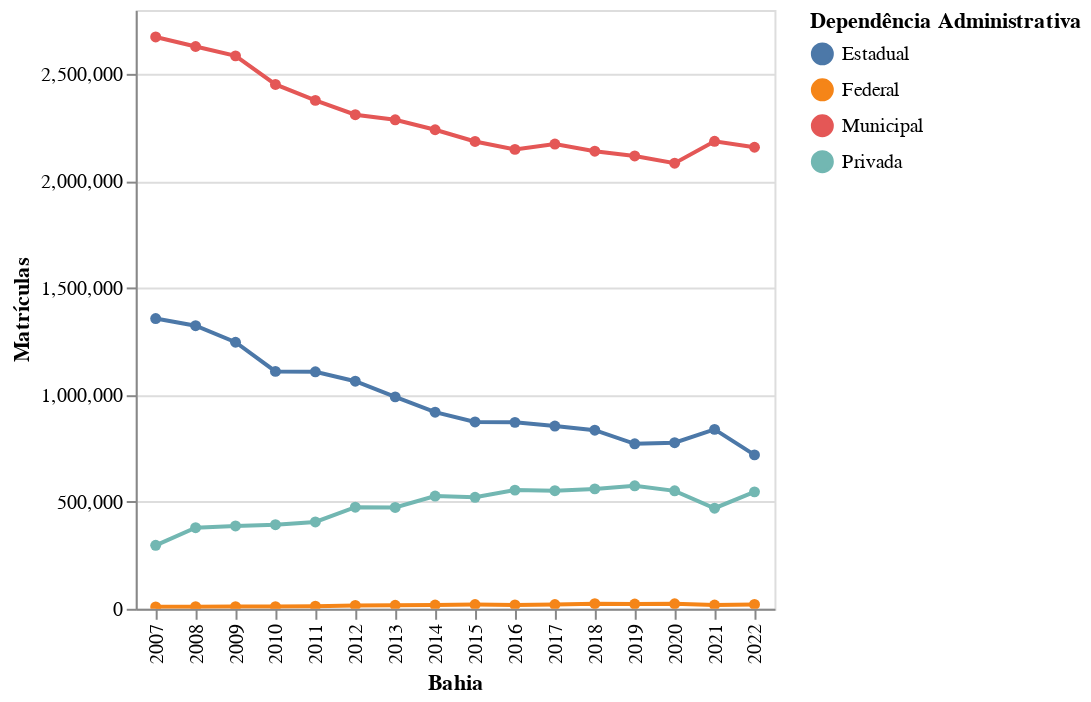

Source (notebook cell):
### Code cell
filtro = 'Bahia'

estado = analise.loc[analise['NO_UF'] == filtro]

alt.Chart(estado).mark_line(point=True).encode(
    x = alt.X('NU_ANO_CENSO:N', title=filtro),
    y = alt.Y('QT_MAT_BAS', title=titulo),
    color = alt.Color('TP_DEPENDENCIA', title="Dependência Administrativa"),
    tooltip = [alt.Tooltip('NU_ANO_CENSO'),
              alt.Tooltip('QT_MAT_BAS', format=','),
              alt.Tooltip('TP_DEPENDENCIA')]
).interactive()

### Figure 1 — Vega-Lite specification as saved in the notebook (floating-point values rounded to 4 significant figures)
{"config": {"view": {"continuousWidth": 400, "continuousHeight": 300}}, "data": {"name": "data-cf3e5a917698c0c246e4228bada069b8"}, "mark": {"type": "line", "point": true}, "encoding": {"color": {"field": "TP_DEPENDENCIA", "title": "Dependência Administrativa", "type": "nominal"}, "tooltip": [{"field": "NU_ANO_CENSO", "type": "quantitative"}, {"field": "QT_MAT_BAS", "format": ",", "type": "quantitative"}, {"field": "TP_DEPENDENCIA", "type": "nominal"}], "x": {"field": "NU_ANO_CENSO", "title": "Bahia", "type": "nominal"}, "y": {"field": "QT_MAT_BAS", "title": "Matrículas", "type": "quantitative"}}, "selection": {"selector008": {"type": "interval", "bind": "scales", "encodings": ["x", "y"]}}, "$schema": "https://vega.github.io/schema/vega-lite/v4.17.0.json", "datasets": {"data-cf3e5a917698c0c246e4228bada069b8": [{"TP_DEPENDENCIA": "Municipal", "NU_ANO_CENSO": 2022, "NO_UF": "Bahia", "QT_MAT_BAS": 2158000.0}, {"TP_DEPENDENCIA": "Estadual", "NU_ANO_CENSO": 2022, "NO_UF": "Bahia", "QT_MAT_BAS": 719600.0}, {"TP_DEPENDENCIA": "Privada", "NU_ANO_CENSO": 2022, "NO_UF": "Bahia", "QT_MAT_BAS": 546700.0}, {"TP_DEPENDENCIA": "Federal", "NU_ANO_CENSO": 2022, "NO_UF": "Bahia", "QT_MAT_BAS": 20140.0}, {"TP_DEPENDENCIA": "Municipal", "NU_ANO_CENSO": 2021, "NO_UF": "Bahia", "QT_MAT_BAS": 2186000.0}, {"TP_DEPENDENCIA": "Estadual", "NU_ANO_CENSO": 2021, "NO_UF": "Bahia", "QT_MAT_BAS": 838900.0}, {"TP_DEPENDENCIA": "Privada", "NU_ANO_CENSO": 2021, "NO_UF": "Bahia", "QT_MAT_BAS": 470300.0}, {"TP_DEPENDENCIA": "Federal", "NU_ANO_CENSO": 2021, "NO_UF": "Bahia", "QT_MAT_BAS": 17460.0}, {"TP_DEPENDENCIA": "Municipal", "NU_ANO_CENSO": 2020, "NO_UF": "Bahia", "QT_MAT_BAS": 2084000.0}, {"TP_DEPENDENCIA": "Estadual", "NU_ANO_CENSO": 2020, "NO_UF": "Bahia", "QT_MAT_BAS": 776500.0}, {"TP_DEPENDENCIA": "Privada", "NU_ANO_CENSO": 2020, "NO_UF": "Bahia", "QT_MAT_BAS": 551600.0}, {"TP_DEPENDENCIA": "Federal", "NU_ANO_CENSO": 2020, "NO_UF": "Bahia", "QT_MAT_BAS": 23180.0}, {"TP_DEPENDENCIA": "Municipal", "NU_ANO_CENSO": 2019, "NO_UF": "Bahia", "QT_MAT_BAS": 2117000.0}, {"TP_DEPENDENCIA": "Estadual", "NU_ANO_CENSO": 2019, "NO_UF": "Bahia", "QT_MAT_BAS": 771300.0}, {"TP_DEPENDENCIA": "Privada", "NU_ANO_CENSO": 2019, "NO_UF": "Bahia", "QT_MAT_BAS": 574900.0}, {"TP_DEPENDENCIA": "Federal", "NU_ANO_CENSO": 2019, "NO_UF": "Bahia", "QT_MAT_BAS": 21940.0}, {"TP_DEPENDENCIA": "Municipal", "NU_ANO_CENSO": 2018, "NO_UF": "Bahia", "QT_MAT_BAS": 2140000.0}, {"TP_DEPENDENCIA": "Estadual", "NU_ANO_CENSO": 2018, "NO_UF": "Bahia", "QT_MAT_BAS": 834900.0}, {"TP_DEPENDENCIA": "Privada", "NU_ANO_CENSO": 2018, "NO_UF": "Bahia", "QT_MAT_BAS": 560600.0}, {"TP_DEPENDENCIA": "Federal", "NU_ANO_CENSO": 2018, "NO_UF": "Bahia", "QT_MAT_BAS": 23930.0}, {"TP_DEPENDENCIA": "Municipal", "NU_ANO_CENSO": 2017, "NO_UF": "Bahia", "QT_MAT_BAS": 2173000.0}, {"TP_DEPENDENCIA": "Estadual", "NU_ANO_CENSO": 2017, "NO_UF": "Bahia", "QT_MAT_BAS": 854300.0}, {"TP_DEPENDENCIA": "Privada", "NU_ANO_CENSO": 2017, "NO_UF": "Bahia", "QT_MAT_BAS": 552200.0}, {"TP_DEPENDENCIA": "Federal", "NU_ANO_CENSO": 2017, "NO_UF": "Bahia", "QT_MAT_BAS": 19820.0}, {"TP_DEPENDENCIA": "Municipal", "NU_ANO_CENSO": 2016, "NO_UF": "Bahia", "QT_MAT_BAS": 2148000.0}, {"TP_DEPENDENCIA": "Estadual", "NU_ANO_CENSO": 2016, "NO_UF": "Bahia", "QT_MAT_BAS": 871700.0}, {"TP_DEPENDENCIA": "Privada", "NU_ANO_CENSO": 2016, "NO_UF": "Bahia", "QT_MAT_BAS": 554900.0}, {"TP_DEPENDENCIA": "Federal", "NU_ANO_CENSO": 2016, "NO_UF": "Bahia", "QT_MAT_BAS": 18010.0}, {"TP_DEPENDENCIA": "Municipal", "NU_ANO_CENSO": 2015, "NO_UF": "Bahia", "QT_MAT_BAS": 2185000.0}, {"TP_DEPENDENCIA": "Estadual", "NU_ANO_CENSO": 2015, "NO_UF": "Bahia", "QT_MAT_BAS": 873600.0}, {"TP_DEPENDENCIA": "Privada", "NU_ANO_CENSO": 2015, "NO_UF": "Bahia", "QT_MAT_BAS": 521400.0}, {"TP_DEPENDENCIA": "Federal", "NU_ANO_CENSO": 2015, "NO_UF": "Bahia", "QT_MAT_BAS": 19800.0}, {"TP_DEPENDENCIA": "Municipal", "NU_ANO_CENSO": 2014, "NO_UF": "Bahia", "QT_MAT_BAS": 2240000.0}, {"TP_DEPENDENCIA": "Estadual", "NU_ANO_CENSO": 2014, "NO_UF": "Bahia", "QT_MAT_BAS": 919300.0}, {"TP_DEPENDENCIA": "Privada", "NU_ANO_CENSO": 2014, "NO_UF": "Bahia", "QT_MAT_BAS": 527100.0}, {"TP_DEPENDENCIA": "Federal", "NU_ANO_CENSO": 2014, "NO_UF": "Bahia", "QT_MAT_BAS": 17510.0}, {"TP_DEPENDENCIA": "Municipal", "NU_ANO_CENSO": 2013, "NO_UF": "Bahia", "QT_MAT_BAS": 2287000.0}, {"TP_DEPENDENCIA": "Estadual", "NU_ANO_CENSO": 2013, "NO_UF": "Bahia", "QT_MAT_BAS": 990900.0}, {"TP_DEPENDENCIA": "Privada", "NU_ANO_CENSO": 2013, "NO_UF": "Bahia", "QT_MAT_BAS": 474000.0}, {"TP_DEPENDENCIA": "Federal", "NU_ANO_CENSO": 2013, "NO_UF": "Bahia", "QT_MAT_BAS": 16460.0}, {"TP_DEPENDENCIA": "Municipal", "NU_ANO_CENSO": 2012, "NO_UF": "Bahia", "QT_MAT_BAS": 2310000.0}, {"TP_DEPENDENCIA": "Estadual", "NU_ANO_CENSO": 2012, "NO_UF": "Bahia", "QT_MAT_BAS": 1064000.0}, {"TP_DEPENDENCIA": "Privada", "NU_ANO_CENSO": 2012, "NO_UF": "Bahia", "QT_MAT_BAS": 474800.0}, {"TP_DEPENDENCIA": "Federal", "NU_ANO_CENSO": 2012, "NO_UF": "Bahia", "QT_MAT_BAS": 15820.0}, {"TP_DEPENDENCIA": "Municipal", "NU_ANO_CENSO": 2011, "NO_UF": "Bahia", "QT_MAT_BAS": 2377000.0}, {"TP_DEPENDENCIA": "Estadual", "NU_ANO_CENSO": 2011, "NO_UF": "Bahia", "QT_MAT_BAS": 1108000.0}, {"TP_DEPENDENCIA": "Privada", "NU_ANO_CENSO": 2011, "NO_UF": "Bahia", "QT_MAT_BAS": 406100.0}, {"TP_DEPENDENCIA": "Federal", "NU_ANO_CENSO": 2011, "NO_UF": "Bahia", "QT_MAT_BAS": 12370.0}, {"TP_DEPENDENCIA": "Municipal", "NU_ANO_CENSO": 2010, "NO_UF": "Bahia", "QT_MAT_BAS": 2452000.0}, {"TP_DEPENDENCIA": "Estadual", "NU_ANO_CENSO": 2010, "NO_UF": "Bahia", "QT_MAT_BAS": 1110000.0}, {"TP_DEPENDENCIA": "Privada", "NU_ANO_CENSO": 2010, "NO_UF": "Bahia", "QT_MAT_BAS": 393200.0}, {"TP_DEPENDENCIA": "Federal", "NU_ANO_CENSO": 2010, "NO_UF": "Bahia", "QT_MAT_BAS": 10100.0}, {"TP_DEPENDENCIA": "Municipal", "NU_ANO_CENSO": 2009, "NO_UF": "Bahia", "QT_MAT_BAS": 2586000.0}, {"TP_DEPENDENCIA": "Estadual", "NU_ANO_CENSO": 2009, "NO_UF": "Bahia", "QT_MAT_BAS": 1246000.0}, {"TP_DEPENDENCIA": "Privada", "NU_ANO_CENSO": 2009, "NO_UF": "Bahia", "QT_MAT_BAS": 387500.0}, {"TP_DEPENDENCIA": "Federal", "NU_ANO_CENSO": 2009, "NO_UF": "Bahia", "QT_MAT_BAS": 10220.0}, {"TP_DEPENDENCIA": "Municipal", "NU_ANO_CENSO": 2008, "NO_UF": "Bahia", "QT_MAT_BAS": 2629000.0}, {"TP_DEPENDENCIA": "Estadual", "NU_ANO_CENSO": 2008, "NO_UF": "Bahia", "QT_MAT_BAS": 1324000.0}, {"TP_DEPENDENCIA": "Privada", "NU_ANO_CENSO": 2008, "NO_UF": "Bahia", "QT_MAT_BAS": 379200.0}, {"TP_DEPENDENCIA": "Federal", "NU_ANO_CENSO": 2008, "NO_UF": "Bahia", "QT_MAT_BAS": 9852.0}, {"TP_DEPENDENCIA": "Municipal", "NU_ANO_CENSO": 2007, "NO_UF": "Bahia", "QT_MAT_BAS": 2674000.0}, {"TP_DEPENDENCIA": "Estadual", "NU_ANO_CENSO": 2007, "NO_UF": "Bahia", "QT_MAT_BAS": 1357000.0}, {"TP_DEPENDENCIA": "Privada", "NU_ANO_CENSO": 2007, "NO_UF": "Bahia", "QT_MAT_BAS": 296700.0}, {"TP_DEPENDENCIA": "Federal", "NU_ANO_CENSO": 2007, "NO_UF": "Bahia", "QT_MAT_BAS": 8972.0}]}}
